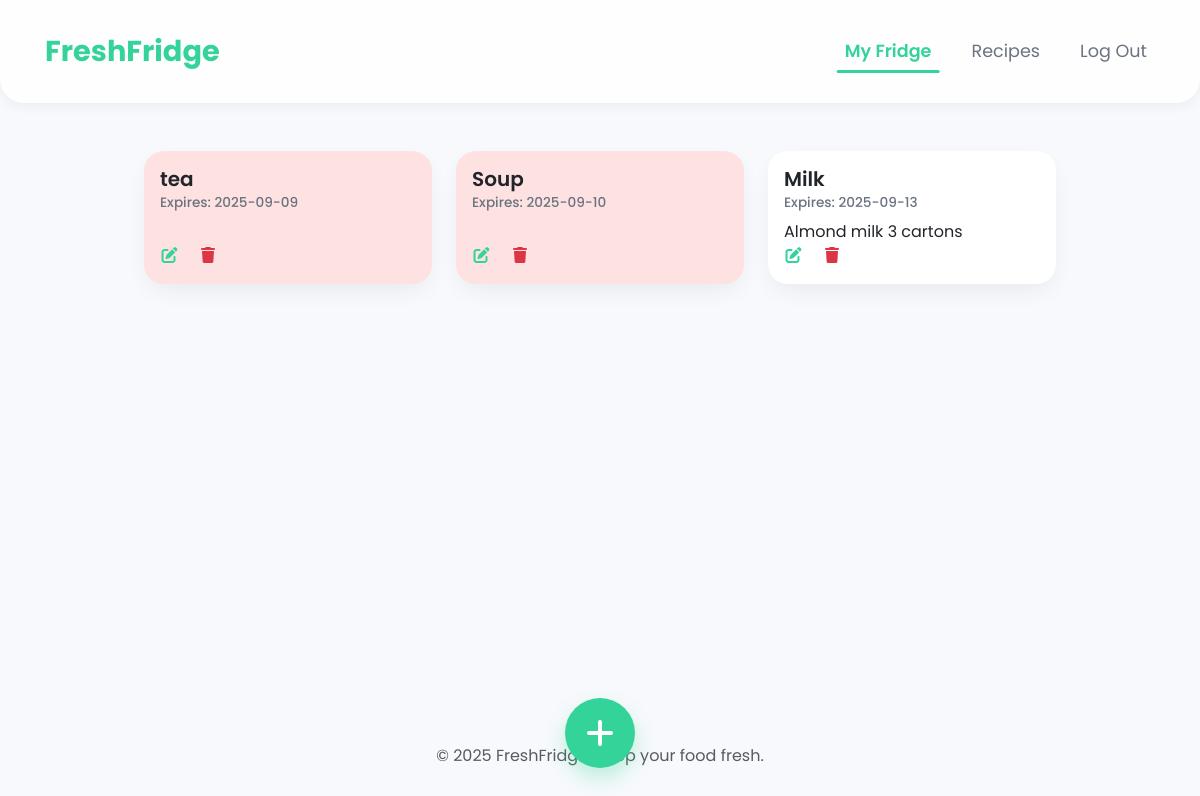
Before: / (signed in) with the older database file.
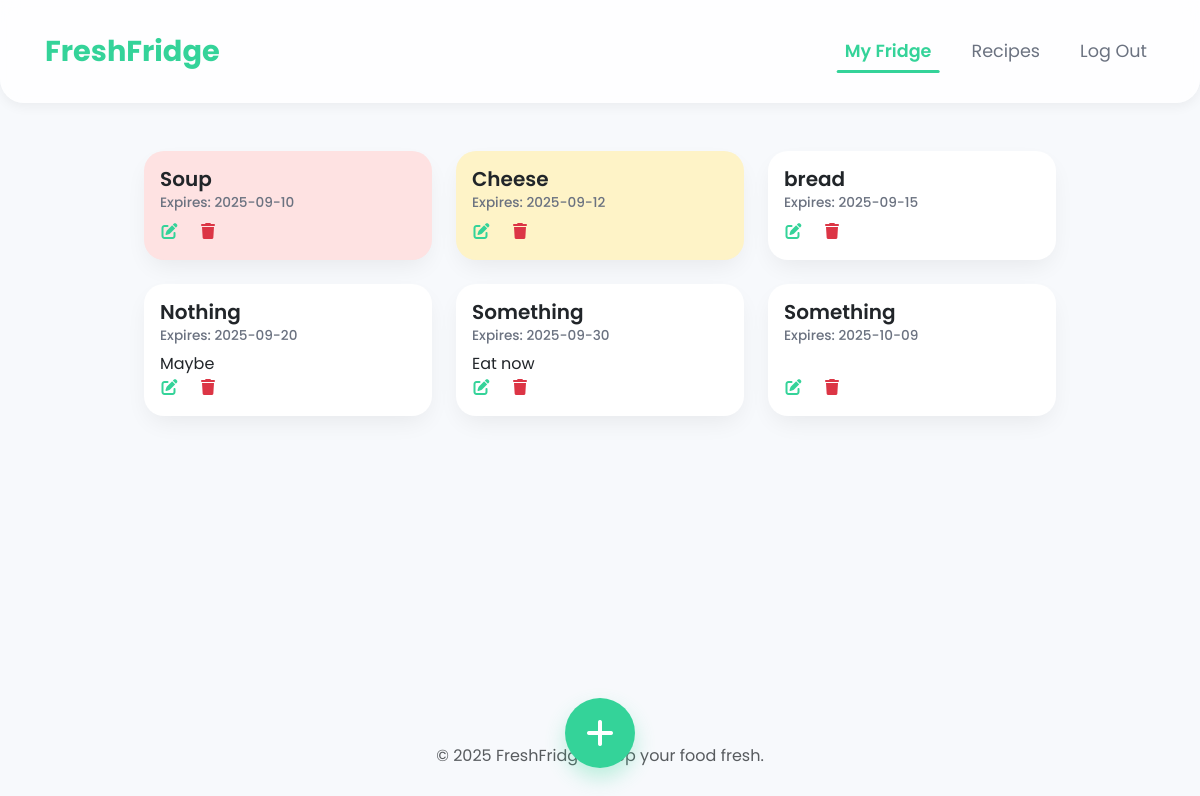
After: the same page with the newer database file.
### tables this page shows
CREATE TABLE items (
  id INTEGER PRIMARY KEY AUTOINCREMENT,
  name TEXT NOT NULL,
  expiration_date TEXT NOT NULL,
  user_id INTEGER NOT NULL, notes TEXT,
  FOREIGN KEY (user_id) REFERENCES users(id)
);

### app.py (the view)
@app.route('/', methods=['GET', 'POST'])
@login_required
def index():
    rows = query('SELECT id, name, expiration_date, notes FROM items WHERE user_id = ? ORDER BY expiration_date', session['user_id'])
    items_with_dates = []
    today = date.today()
    for item in rows:
        expiration_date_obj = datetime.strptime(item['expiration_date'], '%Y-%m-%d').date()
        days_left = (expiration_date_obj - today).days
        item_data = {
            "id": item['id'],
            "name": item['name'],
            "expiration_date": item['expiration_date'],
            "notes": item['notes'],
            "days_left": days_left
        }
        items_with_dates.append(item_data)
    return render_template("index.html", items=items_with_dates)

### helpers.py (called while the page is built)
def login_required(view):
    @functools.wraps(view)
    def wrapped_view(**kwargs):
        if session.get('user_id') is None:
            return redirect(url_for('login'))
        return view(**kwargs)
    return wrapped_view

def query(sql, *args):
    conn = sqlite3.connect('database.db')
    conn.row_factory = sqlite3.Row
    cur = conn.cursor()
    cur.execute(sql, args)
    rows = cur.fetchall()
    conn.close()
    return rows

### templates/index.html (shortened to what this page needs)
{% extends "layout.html" %}
{% block main %}
<section id="item-catalog" class="container d-flex flex-wrap gap-4 justify-content-center">
    {% for item in items %}
    {% set card_class = '' %}
    {% if item.days_left <= 1 %} {% set card_class='expired' %} {% elif item.days_left <=3 %} {% set
        card_class='expiring-soon' %} {% endif %} <div class="card {{ card_class }}" style="width: 18rem;">
        <div class="card-body">
            <div>
                <h5 class="card-title">{{ item.name }}</h5>
                <h6 class="card-subtitle mb-2">Expires: {{ item.expiration_date }}</h6>
                <p class="card-text">{{ item.notes }}</p>
            </div>
            <div class="item-buttons">
                <a href="#" class="card-link" data-bs-toggle="modal" data-bs-target="#editItemModal"
                    data-item-id="{{ item.id }}" data-item-name="{{ item.name }}"
                    data-item-date="{{ item.expiration_date }}" data-item-notes="{{ item.notes }}"><i
                        class="fa-solid fa-pen-to-square"></i></a>
                <a href="{{ url_for('delete', item_id=item.id) }}" class="card-link text-danger"><i
                        class="fa-solid fa-trash"></i></a>
            </div>
        </div>
        </div>
        {% endfor %}
</section>
<section id="add-item">
    <button type="button" class="btn add-btn rounded-pill" data-bs-toggle="modal" data-bs-target="#addItemModal">
        <i class="fa-solid fa-plus fa-2x"></i>
    </button>
</section>
{% endblock %}

### templates/layout.html (shortened to what this page needs)
<!DOCTYPE html>
<html lang="en">
<head>
    <link href="https://cdn.jsdelivr.net/npm/bootstrap@5.3.2/dist/css/bootstrap.min.css" rel="stylesheet"
>
    <link rel="stylesheet" href="/static/styles.css">
</head>
<body>
    <header class="desktop-header mb-5">
        <nav class="container navbar navbar-expand-sm">
            <div class="container-fluid">
                <a class="navbar-brand" href="/">FreshFridge</a>
                <div class="collapse navbar-collapse justify-content-end">
                    <ul class="navbar-nav">
                        {% if session['user_id'] %}
                        <li class="nav-item"><a class="nav-link active" href="#">My Fridge</a></li>
                        <li class="nav-item"><a class="nav-link" href="#">Recipes</a></li>
                        <li class="nav-item"><a class="nav-link" href="/logout">Log Out</a></li>
                        {% else %}
                        <li class="nav-item"><a class="nav-link" href="/register">Register</a></li>
                        <li class="nav-item"><a class="nav-link" href="/login">Log In</a></li>
                        {% endif %}
                    </ul>
                </div>
            </div>
        </nav>
    </header>
    <main class="container">
        {% block main %}{% endblock %}
    </main>
    <footer class="container text-center mt-5 py-3 desktop-footer">
        <p class="text-muted">&copy; 2025 FreshFridge. Keep your food fresh.</p>
    </footer>
</body>
</html>

### static/styles.css (style rules this page uses)
:root { --primary-color: #34d399; --primary-hover: #10b981; --background-color: #f7f9fc; --card-background: #ffffff; --text-color: #374151; --text-light: #6b7280; --border-color: #e5e7eb; --shadow-color: rgba(0, 0, 0, 0.05); --expired-bg: #fee2e2; --expiring-soon-bg: #fef3c7; }
html, body { height: 100%; }
body { background-color: var(--background-color); font-family: 'Poppins', sans-serif; color: var(--text-color); display: flex; flex-direction: column; }
main { flex-grow: 1; padding-bottom: 100px; }
header.desktop-header { background-color: rgba(255, 255, 255, 0.8); backdrop-filter: blur(10px); box-shadow: 0 4px 12px var(--shadow-color); padding: 1rem 2rem; border-radius: 0 0 24px 24px; border: 1px solid rgba(255, 255, 255, 0.2); }
.desktop-header .navbar-brand { font-weight: 700; font-size: 1.8rem; color: var(--primary-color); }
.desktop-header .nav-link { font-size: 1.1rem; color: var(--text-light); margin-left: 1.5rem; position: relative; padding-bottom: 8px; }
.desktop-header .nav-link.active { color: var(--primary-color); font-weight: 600; }
.desktop-header .nav-link::after { content: ''; position: absolute; width: 0; height: 3px; bottom: 0; left: 50%; transform: translateX(-50%); background-color: var(--primary-color); border-radius: 2px; transition: width 0.3s ease; }
.desktop-header .nav-link:hover::after, .desktop-header .nav-link.active::after { width: 100%; }
.add-btn { position: fixed; width: 70px; height: 70px; background-color: var(--primary-color); color: #ffffff; border: none; box-shadow: 0 10px 20px rgba(52, 211, 153, 0.3); display: flex; align-items: center; justify-content: center; z-index: 1040; left: 50%; transform: translateX(-50%); transition: all 0.3s ease; bottom: 2rem; }
.card { border: none; border-radius: 20px; box-shadow: 0 10px 25px -5px rgba(0, 0, 0, 0.07); transition: transform 0.3s ease, box-shadow 0.3s ease; background-color: var(--card-background); }
.card.expired { background-color: var(--expired-bg); }
.card.expiring-soon { background-color: var(--expiring-soon-bg); }
.card-title { font-weight: 600; }
.card-subtitle { color: var(--text-light); font-size: 0.85rem; }
.card-link { padding: 0.1rem; color: var(--primary-color); text-decoration: none; font-weight: 500; transition: all 0.1s; }
.card .card-body { display: flex; flex-direction: column; justify-content: space-between; }

Changed rows visible on the page:
removed items: name "tea", expiration_date "2025-09-09"
removed items: name "Milk", expiration_date "2025-09-13", notes "Almond milk 3 cartons"
added items: name "Cheese", expiration_date "2025-09-12"
added items: name "bread", expiration_date "2025-09-15"
added items: name "Nothing", expiration_date "2025-09-20", notes "Maybe"
added items: name "Something", expiration_date "2025-09-30", notes "Eat now"
added items: name "Something", expiration_date "2025-10-09"
